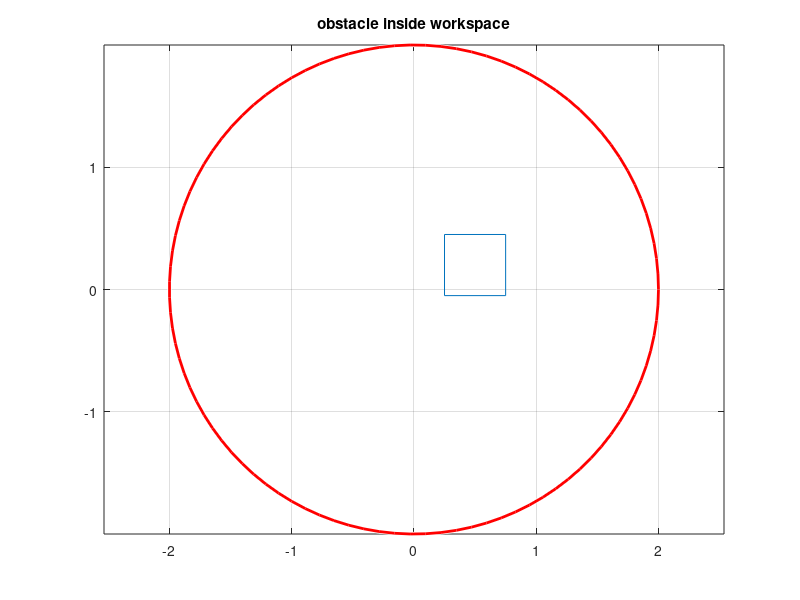
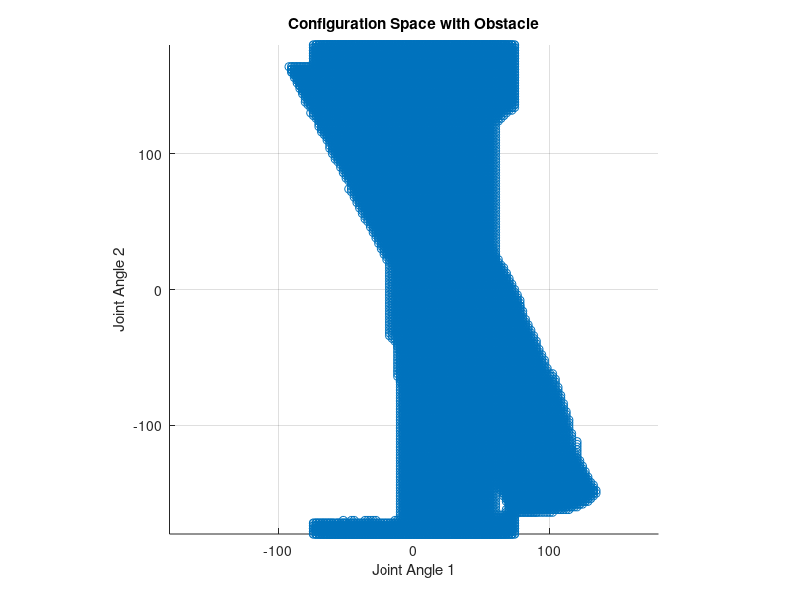

The MATLAB script that drew these images, in order:
%plot the workspace of 2-link revolute joint manipulator
clear
%coordinates for obstacle
x1 = [.25 .75 .75 .25 .25];
y1 = [.45 .45 -.05 -.05 .45];

figure(1)
plot(x1,y1)
grid on
axis equal
title('obstacle inside workspace')

%workspace is circle of radius 2
viscircles([0 0], 2);

%configuration space with obstacle
figure(2)
L1 = 1;
L2 = 1;
k=1;
for i=-180:2:180
    q1 = i*(pi/180);
    for j = -180:2:180
        q2 = j*(pi/180);
        X = L1*cos(q1) + L2*cos(q1+q2);
        Y = L1*sin(q1) + L2*sin(q1+q2);
        X1 = L1*cos(q1);
        X2 = X1 + L2*cos(q1+q2);
        Y1 = L1*sin(q1);
        Y2 = Y1 + L2*sin(q1+q2);
        for m = 0.01:0.05:1
            if (((0.25<=X1*m)&&(X1*m<=0.75)) || ((0.25<=X2*m)&&(X2*m<=0.75))) && (((-0.05<=Y1*m)&&(Y1*m<=0.45)) || ((-0.05<=Y2*m)&&(Y2*m<=0.45)))
            %if (((0.25<=X1)&&(X1<=0.75)) || ((-0.05<=Y1)&&(Y1<=0.45))) || (((0.25<=X2)&&(X2<=0.75)) && ((-0.05<=Y2)&&(Y2<=0.45)))
            %if (0.25<=X1)&&(X1<=0.75) || ((((0.25<=X1)&&(X1<=0.75)) || ((-0.05<=Y1)&&(Y1<=0.45))) || (((0.25<=X2)&&(X2<=0.75)) && ((-0.05<=Y2)&&(Y2<=0.45)))) && (-0.05<=Y1)&&(Y1<=0.45) || (-0.05<=Y2)&&(Y2<=0.45)
                x(k) = q1*(180/pi);
                y(k) = q2*(180/pi);
                k = k+1;
            end
        end
     
    end
    
end

scatter(x,y)
grid on
axis equal
xlim([-180 180])
ylim([-180 180])
xlabel('Joint Angle 1')
ylabel('Joint Angle 2')
title('Configuration Space with Obstacle')

        